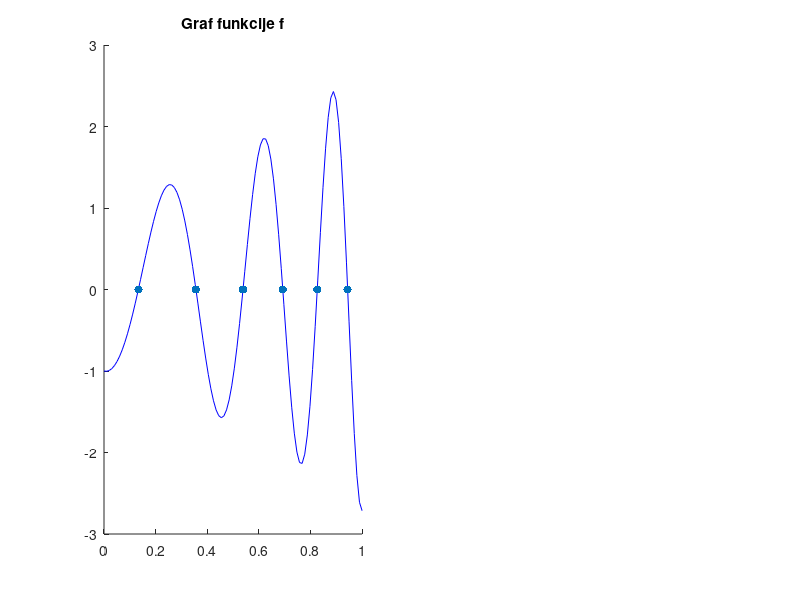

This chart was generated by the following MATLAB code: (Note: this script raises an error after producing the figure.)
f = @(x) exp(x) .* sin(11 * exp(x));
xs = linspace(0, 1);
nicle = [fzero(f, 0.1), fzero(f, 0.3), fzero(f, 0.5), fzero(f, 0.7), fzero(f, 0.8), fzero(f, 0.9)];

subplot(1, 2, 1);
hold on;
plot(xs, f(xs), 'b');
scatter(nicle, zeros(1, length(nicle)), 'black', 'filled');
hold off;
title('Graf funkcije f');

[~, ~, r1] = Ridder(f, 0.1, 0.2, 1e-10, 100);
[~, ~, r2] = Ridder(f, 0.3, 0.4, 1e-10, 100);
[~, ~, r3] = Ridder(f, 0.5, 0.6, 1e-10, 100);
[~, ~, r4] = Ridder(f, 0.6, 0.7, 1e-10, 100);
[~, ~, r5] = Ridder(f, 0.8, 0.9, 1e-10, 100);
[~, ~, r6] = Ridder(f, 0.9, 1, 1e-10, 100);

[~, ~, b1] = bisekcija(f, 0.1, 0.2, 1e-10, 100);
[~, ~, b2] = bisekcija(f, 0.3, 0.4, 1e-10, 100);
[~, ~, b3] = bisekcija(f, 0.5, 0.6, 1e-10, 100);
[~, ~, b4] = bisekcija(f, 0.6, 0.7, 1e-10, 100);
[~, ~, b5] = bisekcija(f, 0.8, 0.9, 1e-10, 100);
[~, ~, b6] = bisekcija(f, 0.9, 1, 1e-10, 100);

points = [r1 r2 r3 r4 r5 r6; b1 b2 b3 b4 b5 b6];

subplot(1, 2, 2);
scatter(nicle, [r1 r2 r3 r4 r5 r6; b1 b2 b3 b4 b5 b6], 'filled');
legend('Koraki Ridderjeve metode', 'Koraki bisekcije');
title('Število korakov');
axis([0 1 0 max(max(points))+5]);